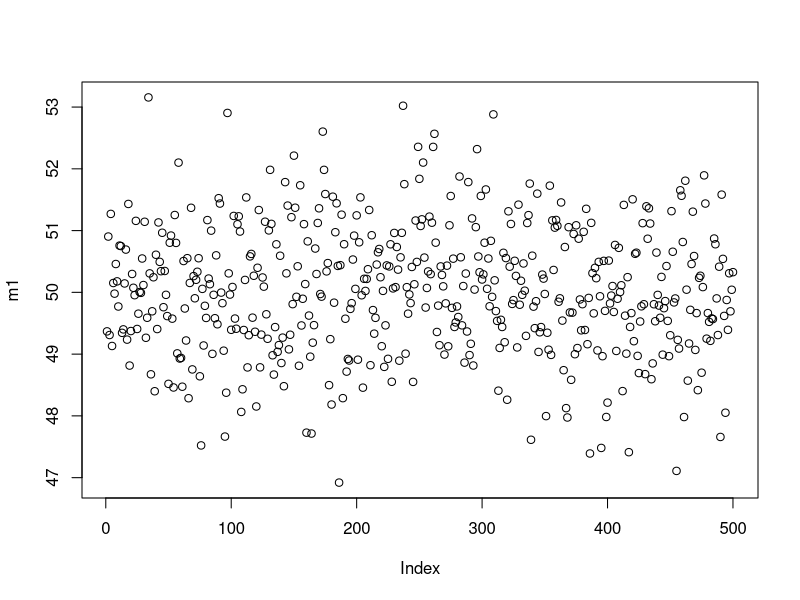
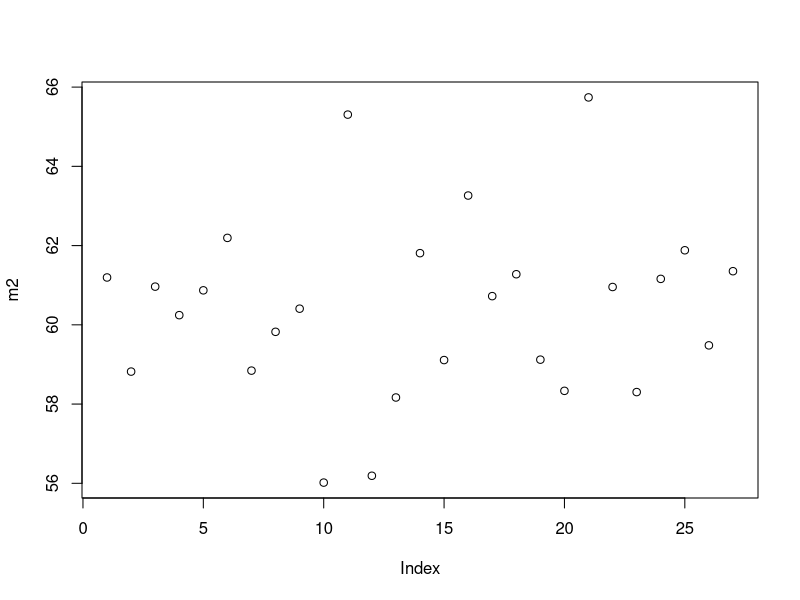

The R source for these figures, in order:
## ---- chunk 1
knitr::opts_chunk$set(echo = TRUE)
## ---- chunk 2
m1<-rnorm(500,50,1)
plot(m1)
## ---- chunk 3
m2<-rnorm(27,60,2)

plot(m2)

